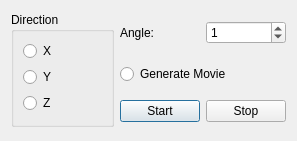
<?xml version="1.0" encoding="UTF-8"?>
<ui version="4.0">
 <class>dialog_rotation</class>
 <widget class="QDialog" name="dialog_rotation">
  <property name="geometry">
   <rect>
    <x>0</x>
    <y>0</y>
    <width>297</width>
    <height>141</height>
   </rect>
  </property>
  <property name="windowTitle">
   <string>Rotation</string>
  </property>
  <layout class="QGridLayout" name="gridLayout">
   <item row="0" column="0" rowspan="3">
    <widget class="QGroupBox" name="groupBox">
     <property name="title">
      <string>Direction</string>
     </property>
     <layout class="QVBoxLayout" name="verticalLayout">
      <item>
       <widget class="QRadioButton" name="x">
        <property name="text">
         <string>X</string>
        </property>
       </widget>
      </item>
      <item>
       <widget class="QRadioButton" name="Y">
        <property name="text">
         <string>Y</string>
        </property>
       </widget>
      </item>
      <item>
       <widget class="QRadioButton" name="Z">
        <property name="text">
         <string>Z</string>
        </property>
       </widget>
      </item>
     </layout>
    </widget>
   </item>
   <item row="0" column="1">
    <layout class="QHBoxLayout" name="horizontalLayout_2">
     <item>
      <widget class="QLabel" name="label">
       <property name="text">
        <string>Angle:</string>
       </property>
      </widget>
     </item>
     <item>
      <widget class="QDoubleSpinBox" name="angle">
       <property name="decimals">
        <number>0</number>
       </property>
       <property name="singleStep">
        <double>1.000000000000000</double>
       </property>
       <property name="value">
        <double>1.000000000000000</double>
       </property>
      </widget>
     </item>
    </layout>
   </item>
   <item row="1" column="1">
    <widget class="QRadioButton" name="generatemovie">
     <property name="text">
      <string>Generate Movie</string>
     </property>
    </widget>
   </item>
   <item row="2" column="1">
    <layout class="QHBoxLayout" name="horizontalLayout">
     <item>
      <widget class="QPushButton" name="startrot">
       <property name="text">
        <string>Start</string>
       </property>
      </widget>
     </item>
     <item>
      <widget class="QPushButton" name="stoprot">
       <property name="text">
        <string>Stop</string>
       </property>
      </widget>
     </item>
    </layout>
   </item>
  </layout>
 </widget>
 <resources/>
 <connections/>
</ui>
